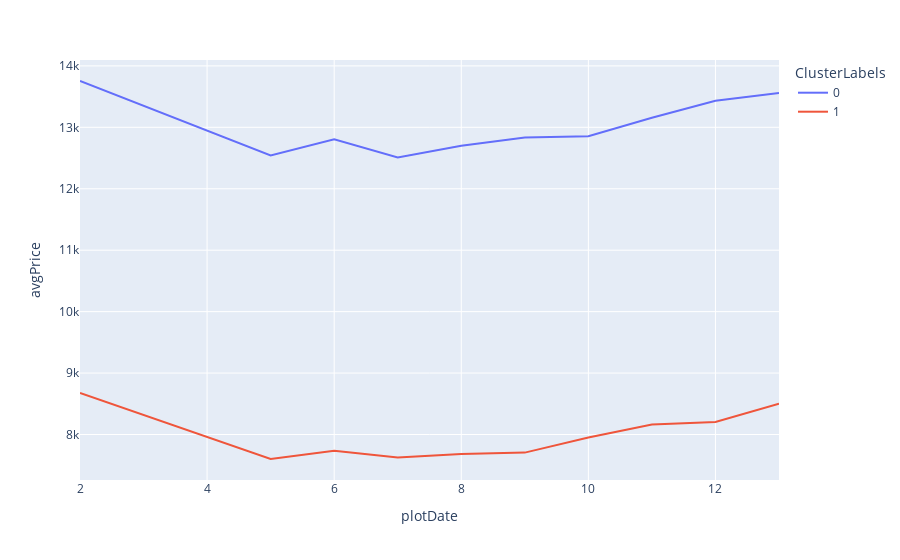

Notebook source saved alongside this figure:
### Markdown cell above
##### Viz

### Code cell
df_agg = df_plot.groupby(["ClusterLabels", "plotDate"])["price"].agg(
    {("avgPrice", lambda x: x.mean())}
)
df_agg.reset_index(inplace=True)
fig = px.line(df_agg, x="plotDate", y="avgPrice", color="ClusterLabels")
fig.show()

### Figure 1 — Plotly figure (JSON) as saved in the notebook; plotly's stock layout.template omitted (floating-point values rounded to 4 significant figures)
{"data": [{"hovertemplate": "ClusterLabels=0<br>plotDate=%{x}<br>avgPrice=%{y}<extra></extra>", "legendgroup": "0", "line": {"color": "#636efa", "dash": "solid"}, "marker": {"symbol": "circle"}, "mode": "lines", "name": "0", "orientation": "v", "showlegend": true, "type": "scatter", "x": [2, 5, 6, 7, 8, 9, 10, 11, 12, 13], "xaxis": "x", "y": [13750.0, 12540.0, 12800.0, 12510.0, 12700.0, 12830.0, 12850.0, 13150.0, 13430.0, 13560.0], "yaxis": "y"}, {"hovertemplate": "ClusterLabels=1<br>plotDate=%{x}<br>avgPrice=%{y}<extra></extra>", "legendgroup": "1", "line": {"color": "#EF553B", "dash": "solid"}, "marker": {"symbol": "circle"}, "mode": "lines", "name": "1", "orientation": "v", "showlegend": true, "type": "scatter", "x": [2, 5, 6, 7, 8, 9, 10, 11, 12, 13], "xaxis": "x", "y": [8675.0, 7601.0, 7735.0, 7625.0, 7684.0, 7705.0, 7951.0, 8162.0, 8203.0, 8501.0], "yaxis": "y"}], "layout": {"legend": {"title": {"text": "ClusterLabels"}, "tracegroupgap": 0}, "margin": {"t": 60}, "xaxis": {"anchor": "y", "domain": [0, 1], "title": {"text": "plotDate"}}, "yaxis": {"anchor": "x", "domain": [0, 1], "title": {"text": "avgPrice"}}}}
